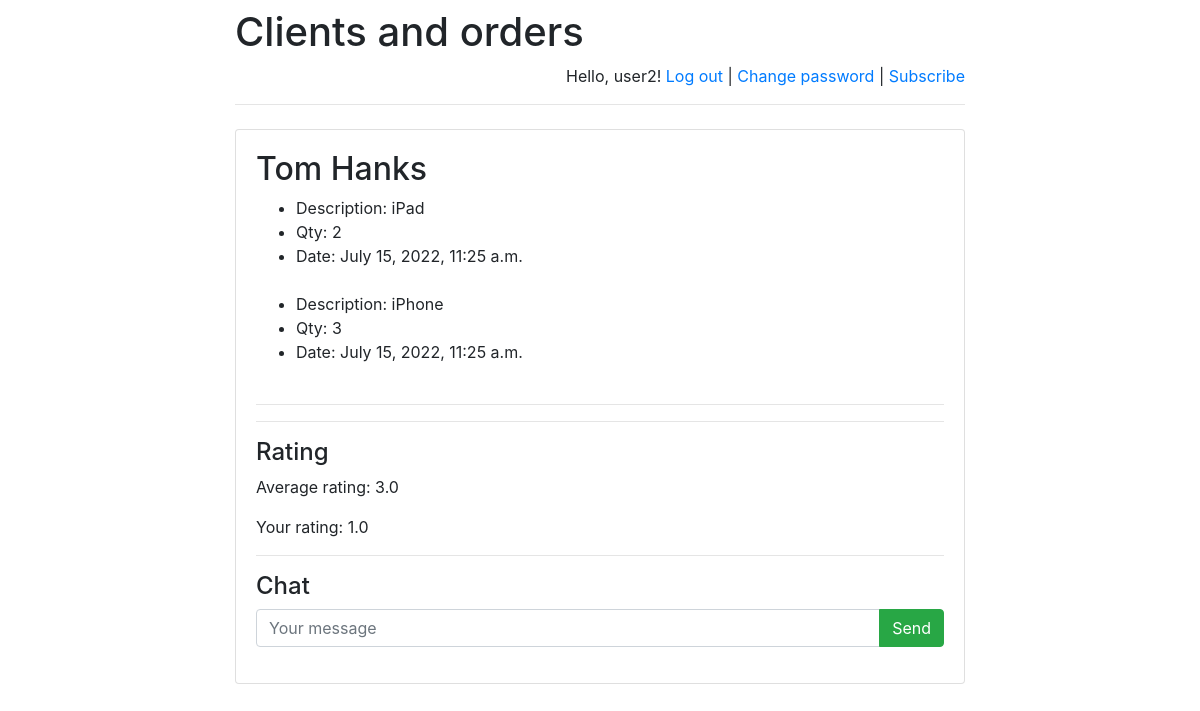
/orders/1/ (signed in), run on the app's committed database.
### orders/models.py (models this page shows)
class Client(models.Model):
    client_name = models.CharField(max_length=255)

class Order(models.Model):
    description = models.CharField(max_length=255)
    qty = models.IntegerField()
    date = models.DateTimeField()
    client = models.ForeignKey(Client,on_delete=models.SET_NULL, null=True)

### orders/views.py (the view)
# urls.py: path('orders/', include('orders.urls')),
def orders(request, client_id):
    orders = Order.objects.filter(client=client_id)
    return render(
        request,
        'orders.html',
        context={
            'client': get_object_or_404(Client, pk=client_id),
            'orders': orders,
            "already_rated_by_user":
                Mark.objects
                    .filter(author_id=request.user.id)
                    .filter(client_id=client_id)
                    .count(),
            "user_rating":
                Mark.objects
                    .filter(author_id=request.user.id)
                    .filter(client_id=client_id)
                    .aggregate(Avg('mark'))
                ["mark__avg"],
            "avg_mark":
                Mark.objects
                    .filter(client_id=client_id)
                    .aggregate(Avg('mark'))
                ["mark__avg"]
        }
    )

### templates/orders.html (shortened to what this page needs)
{% extends 'base.html' %}
{% block main %}
<h2>{{ client.client_name }}</h2>
<ul> {% for order in orders %}
        <li> Description: {{ order.description }} </li>
        <li> Qty: {{ order.qty }} </li>
        <li> Date: {{ order.date }} </li>
    <br>
    {% endfor %}
    </ul>
    <hr>
    <hr>
<h4>Rating</h4>
    <p>Average rating:
        <span id="avg_mark_span">
            {{ avg_mark }}
        </span>
    </p>
{% if user.is_authenticated %}
    {% if already_rated_by_user <= 0 or already_rated_by_user ==  None %}
        <form action="post_mark/" method="post">
            {% csrf_token %}
            <div class="row">
                <div class="col-sm text-center">
                    <input name="mark"
                           type="radio"
                           value="1"/> 1
                </div>
                <div class="col-sm text-center">
                    <input name="mark"
                           type="radio"
                           value="2"/> 2
                </div>
                <div class="col-sm text-center">
                    <input name="mark"
                           type="radio"
                           value="3"/> 3
                </div>
                <div class="col-sm text-center">
                    <input name="mark"
                           type="radio"
                           value="4"/> 4
                </div>
                <div class="col-sm text-center">
                    <input name="mark"
                           type="radio"
                           value="5"/> 5
                </div>
                <div class="col-sm text-center">
                    <input class="btn btn-success"
                        type="submit"
                        value="Send mark"/>
                </div>
            </div>
        </form>
        {% else %}
        Your rating: {{ user_rating }}
    {% endif %}
{% endif %}
<hr>
<h4>Chat</h4>
{% if user.is_authenticated %}
    <form action="post/" method="post">
    <div class="input-group mb-3">
      <input type="text"
             class="form-control"
             placeholder="Your message"
             name="message"/>
      <div class="input-group-append">
        <input class="btn btn-success"
                type="submit"
                value="Send"/>
      </div>
    </div>
</form>
{% endif %}
{% endblock %}

### templates/base.html (shortened to what this page needs)
<!doctype html>
<html lang="en">
<head>
    <link rel="stylesheet"
          href="https://stackpath.bootstrapcdn.com/bootstrap/4.1.3/css/bootstrap.min.css">
</head>
<body>
<div class="container">
    <div class="row justify-content-center">
        <div class="col-8">
            <h1 class="mt-2">Clients and orders</h1>
            {% if user.is_authenticated %}
                <p class="text-right">
                    Hello, {{ user.username }}!
                    <a href="/orders/logout">Log out</a> |
                    <a href="/orders/password-change">
                        Change password
                    </a>
                    {% if user.email == '' %}
                        | <a href="/orders/subscribe">Subscribe</a>
                    {% else %}
                        | <a href="/orders/unsubscribe">Unsubscribe</a>
                    {% endif %}
                </p>
            {% else %}
                <p class="text-right">
                    <a href="/orders/login">Log in</a> |
                    <a href="/orders/register">Register</a>
                </p>
            {% endif %}
            <hr class="mt-0 mb-4">
            <div class="card">
                <div class="card-body">
                    {% block main %}
                    {% endblock %}
                </div>
            </div>
        </div>
    </div>
</div>
</body>
</html>

### data on the page
Client: client_name "Tom Hanks"
Order: description "iPad", qty "2", date "July 15, 2022, 11:25 a.m."
Order: description "iPhone", qty "3", date "July 15, 2022, 11:25 a.m."

### other printed values
{{ user.username }} "user2"
{{ avg_mark }} "3.0"
{{ user_rating }} "1.0"
